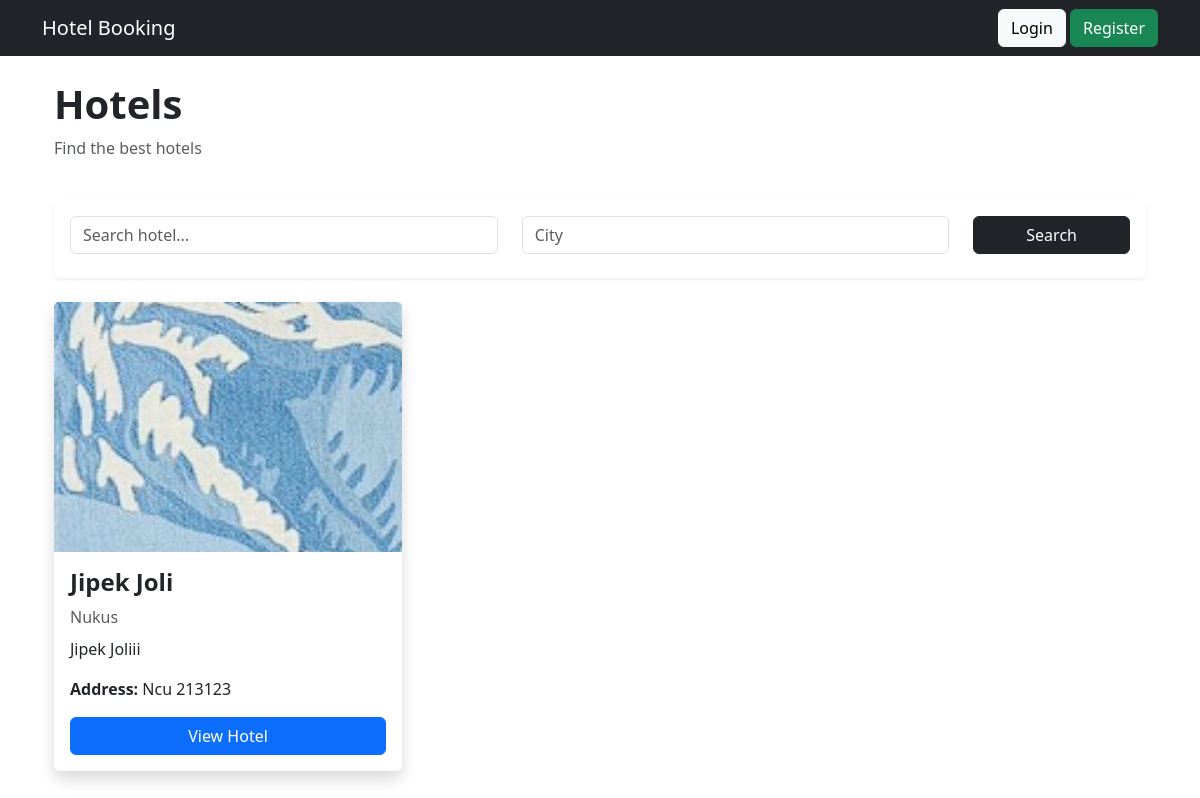
The page / on the database its author committed.
### main/models.py (models this page shows, shortened)
class Hotel(models.Model):
    title = models.CharField(max_length=255)
    description = models.TextField()
    address = models.CharField(max_length=255)
    city = models.CharField(max_length=100)
    created_at = models.DateTimeField(auto_now_add=True)

class HotelImage(models.Model):
    hotel = models.ForeignKey(
        Hotel,
        on_delete=models.CASCADE,
        related_name='images'
    )
    image = models.ImageField(upload_to='hotels/')

### main/views.py (the view)
# urls.py: path('', home, name='home'),
def home(request):
    hotels = Hotel.objects.all()
    search = request.GET.get('search')
    city = request.GET.get('city')
    if search:
        hotels = hotels.filter(title__icontains=search)
    if city:
        hotels = hotels.filter(city__icontains=city)
    context = {
        'hotels': hotels
    }
    return render(request, 'home.html', context)

### main/templates/home.html
{% extends 'base.html' %}
{% block content %}
<div class="container mt-4">
    <div class="d-flex justify-content-between align-items-center mb-4">
        <div>
            <h1 class="fw-bold">
                Hotels
            </h1>
            <p class="text-muted">
                Find the best hotels
            </p>
        </div>
    </div>
    <div class="card shadow-sm border-0 mb-4">
        <div class="card-body">
            <form method="GET">
                <div class="row">
                    <div class="col-md-5 mb-2">
                        <input type="text"
                               name="search"
                               value="{{ request.GET.search }}"
                               class="form-control"
                               placeholder="Search hotel...">
                    </div>
                    <div class="col-md-5 mb-2">
                        <input type="text"
                               name="city"
                               value="{{ request.GET.city }}"
                               class="form-control"
                               placeholder="City">
                    </div>
                    <div class="col-md-2 mb-2">
                        <button class="btn btn-dark w-100">
                            Search
                        </button>
                    </div>
                </div>
            </form>
        </div>
    </div>
    <div class="row">
        {% for hotel in hotels %}
            <div class="col-md-4 mb-4">
                <div class="card h-100 shadow border-0">
                    {% if hotel.images.first %}
                        <img src="{{ hotel.images.first.image.url }}"
                             class="card-img-top"
                             style="height:250px; object-fit:cover;">
                    {% endif %}
                    <div class="card-body d-flex flex-column">
                        <h4 class="fw-bold">
                            {{ hotel.title }}
                        </h4>
                        <p class="text-muted mb-2">
                            {{ hotel.city }}
                        </p>
                        <p>
                            {{ hotel.description|truncatewords:18 }}
                        </p>
                        <p class="mb-3">
                            <strong>
                                Address:
                            </strong>
                            {{ hotel.address }}
                        </p>
                        <a href="{% url 'hotel_detail' hotel.id %}"
                           class="btn btn-primary mt-auto">
                            View Hotel
                        </a>
                    </div>
                </div>
            </div>
        {% empty %}
            <div class="col-12">
                <div class="alert alert-warning">
                    No hotels found.
                </div>
            </div>
        {% endfor %}
    </div>
</div>
{% endblock %}

### rows shown on the page
Hotel: images.first.image (picture), title "Jipek Joli", city "Nukus", description "Jipek Joliii", address "Ncu 213123"
